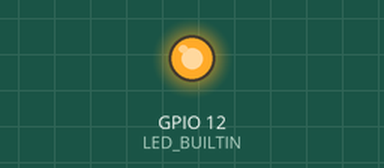
Bench run of a sketch on a simulated ESP32. Parts: output pins drawn as LEDs (lit = HIGH). At 2.0 s the program puts the board to deep sleep or switches it off; the recording ends there.

Above: at 0.1 s.
At 1.1 s:
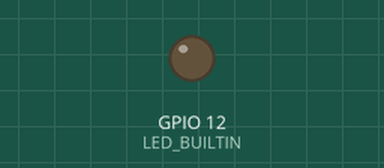
Timing chart, 0 to 2.0 s (numbered marks = the images above):
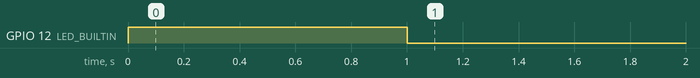

The sketch:

ttgo_deep_sleep_test.ino
```cpp
#define MODEM_POWER_ON 25

#define TIME_TO_SLEEP 10
#define uS_TO_S_FACTOR 1000000ULL

#define LED_BUILTIN 12

void setup() {
// put your setup code here, to run once:

esp_sleep_enable_timer_wakeup(TIME_TO_SLEEP * uS_TO_S_FACTOR);
pinMode(MODEM_POWER_ON, OUTPUT);
digitalWrite(MODEM_POWER_ON, LOW);
esp_sleep_pd_config(ESP_PD_DOMAIN_RTC_PERIPH, ESP_PD_OPTION_OFF);
esp_sleep_pd_config(ESP_PD_DOMAIN_RTC_FAST_MEM, ESP_PD_OPTION_OFF);
esp_sleep_pd_config(ESP_PD_DOMAIN_RTC_SLOW_MEM, ESP_PD_OPTION_OFF);

pinMode(LED_BUILTIN, OUTPUT);

}

void loop() {
// put your main code here, to run repeatedly:

digitalWrite(LED_BUILTIN, HIGH); // turn the LED on (HIGH is the voltage level)
delay(1000); // wait for a second
digitalWrite(LED_BUILTIN, LOW); // turn the LED off by making the voltage LOW
delay(1000); // wait for a second

esp_deep_sleep_start();

}
```

Measured:
- by itself, GPIO 12 (LED_BUILTIN): LOW → HIGH at 0.00 s, → LOW 1.0 s later
